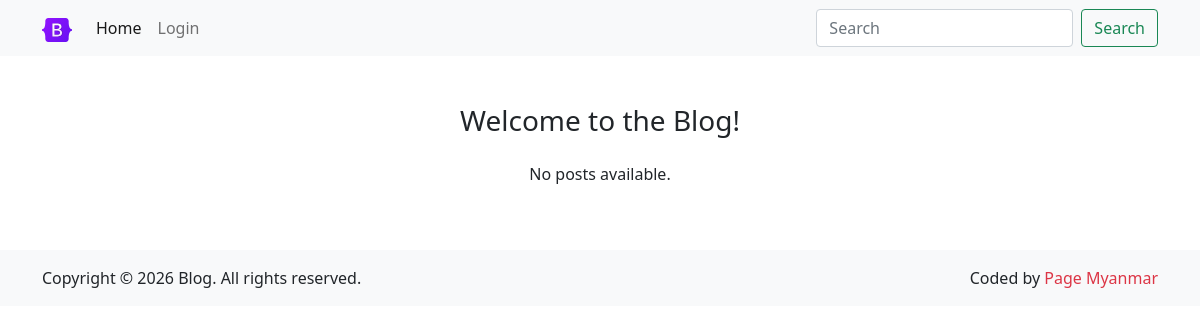
The app's page /, older data.
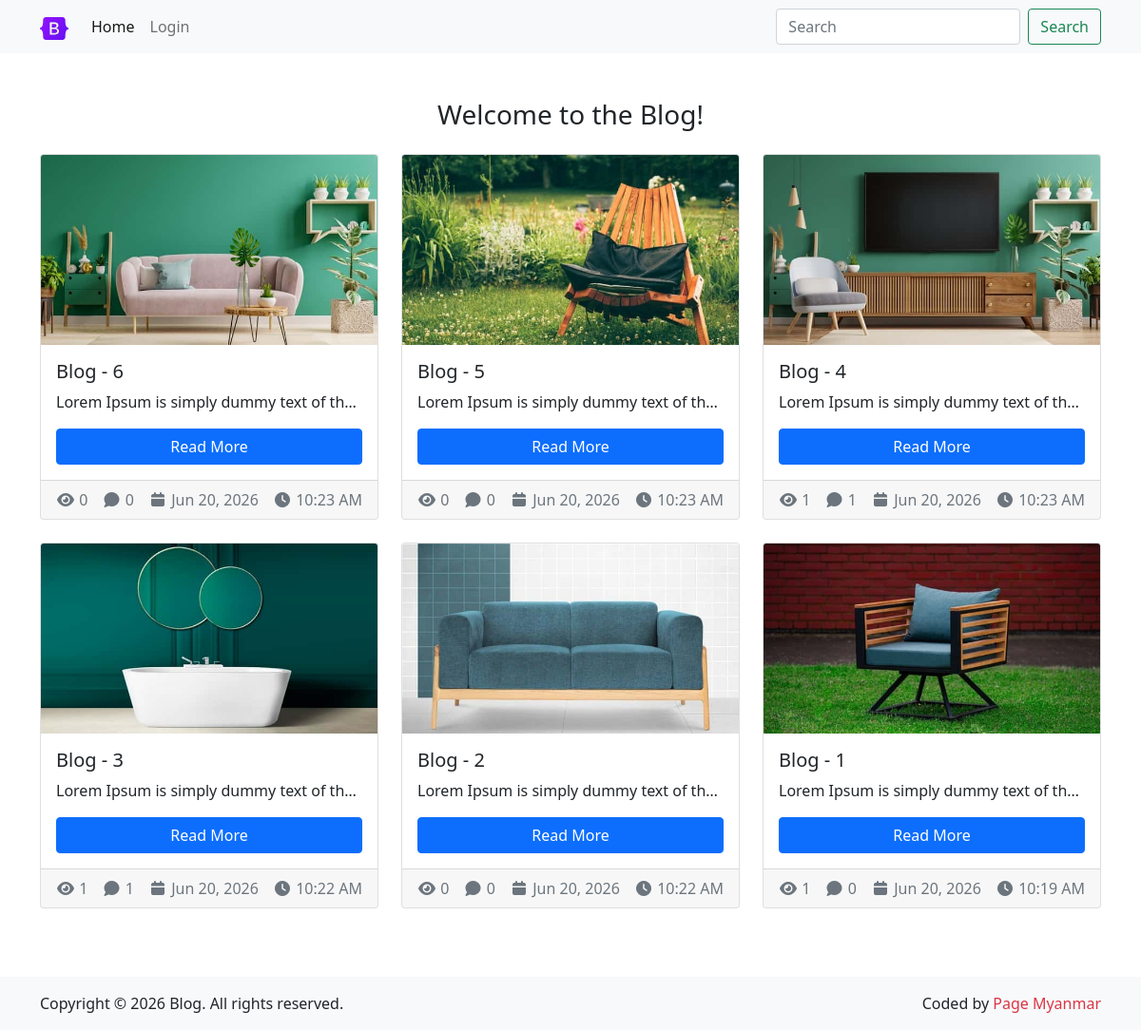
The same page, newer data.
### core/models.py (models this page shows, shortened)
class BaseModel(models.Model):
    id = models.UUIDField(primary_key=True, default=uuid.uuid4, editable=False)
    created_at = models.DateTimeField(auto_now_add=True)
    updated_at = models.DateTimeField(auto_now=True)
    class Meta:
        abstract = True

class PostModel(BaseModel):
    title = models.CharField(max_length=200)
    image = models.ImageField(upload_to="post_images")
    content = models.TextField()
    author = models.ForeignKey(User, on_delete=models.CASCADE, related_name="posts")
    category = models.ForeignKey(
        CategoryModel, on_delete=models.CASCADE, related_name="posts"
    )
    viewers = models.ManyToManyField(User, related_name="viewed_posts")
    is_active = models.BooleanField(default=True)
    class Meta:
        verbose_name_plural = "Posts"
        db_table = "posts"

### core/views.py (the view)
# urls.py: path("", views.index, name="home"),
def index(request):
    search = request.GET.get("search")
    posts = PostModel.objects.filter(is_active=True).order_by("-created_at")
    if search:
        posts = posts.filter(title__icontains=search)
    context = {"posts": posts, "search": search}
    return render(request, "index.html", context)

### templates/index.html (shortened to what this page needs)
{% extends "components/base.html" %}
{% load static %}
{% block body %}
<h1 class="h3 mb-4 text-center">Welcome to the Blog!</h1>
<div class="row">
    {% if posts %}
    {% for post in posts %}
    <div class="col-md-6 col-lg-4 mb-4">
        <div class="card h-100">
            {% if post.image %}
            <img src="{{ post.image.url }}" class="card-img-top" alt="{{ post.title }}"
                style="height: 200px; object-fit: cover;">
            {% else %}
            <img src="{% static 'images/placeholder.png' %}" class="card-img-top" alt="{{ post.title }}"
                style="height: 200px; object-fit: cover;">
            {% endif %}
            <div class="card-body d-flex flex-column">
                <h5 class="card-title">{{ post.title }}</h5>
                <p class="card-text text-truncate">{{ post.content }}</p>
                <a href="{% url 'post_details' post.id %}" class="btn btn-primary mt-auto">Read More</a>
            </div>
            <div class="card-footer d-flex justify-content-between align-items-center">
                <span data-bs-toggle="modal" data-bs-target="#viewersModal_{{ post.id }}" class="text-muted"><i
                        class="fa fa-eye"></i> {{ post.viewers.count }}</span>
                <span data-bs-toggle="modal" data-bs-target="#commentsModal_{{ post.id }}" class="text-muted"><i
                        class="fa fa-comment"></i> {{ post.comments.count }}</span>
                <span class="text-muted"><i class="fa fa-calendar"></i> {{ post.created_at|date:"M d, Y" }}</span>
                <span class="text-muted"><i class="fa fa-clock"></i> {{ post.created_at|time:"h:i A" }}</span>
            </div>
        </div>
    </div>
    {% endfor %}
    {% else %}
    <p class="text-center">No posts available.</p>
    {% endif %}
</div>
{% endblock %}

### templates/components/base.html (shortened to what this page needs)
<!DOCTYPE html>
<html lang="en">
{% load static %}
{% load pwa %}
<head>
    <link rel="stylesheet" href="{% static 'css/bootstrap.css' %}">
    <link rel="stylesheet" href="{% static 'css/fontawesome.css' %}">
</head>
<body>
    {% include "components/header.html" %}
    <main class="container my-5">
        {% block body %}{% endblock %}
    </main>
    {% include "components/footer.html" %}
</body>
</html>

### templates/components/header.html (shortened to what this page needs)
{% load static %}
<nav class="navbar navbar-expand-lg navbar-light bg-light">
    <div class="container">
        <a class="navbar-brand" href="{% url 'home' %}">
            <img src="{% static 'images/logo.svg' %}" alt="Logo" width="30" height="24">
        </a>
        <div class="collapse navbar-collapse" id="navbarSupportedContent">
            <ul class="navbar-nav me-auto mb-2 mb-lg-0">
                <li class="nav-item">
                    <a class="nav-link {% if request.path == '/' %}active{% endif %}" href="{% url 'home' %}">Home</a>
                </li>
                {% if request.user.is_authenticated %}
                <li class="nav-item">
                    <a class="nav-link {% if request.path == '/profile/' %}active{% endif %}"
                        href="{% url 'profile' %}">Profile</a>
                </li>
                {% else %}
                <li class="nav-item">
                    <a class="nav-link {% if request.path == '/login/' %}active{% endif %}"
                        href="{% url 'login' %}">Login</a>
                </li>
                {% endif %}
            </ul>
            <form class="d-flex">
                <input class="form-control me-2" name="search" type="search" placeholder="Search" aria-label="Search"
                    value="{{ search|default:'' }}">
                <button class="btn btn-outline-success" type="submit">Search</button>
            </form>
        </div>
    </div>
</nav>

### templates/components/footer.html
<footer class="bg-light py-3">
    <div class="container">
        <div class="d-flex justify-content-between align-items-center">
            <p class="mb-0">
                Copyright &copy; {% now "Y" %} Blog. All rights reserved.
            </p>
            <p class="mb-0">
                Coded by <a href="https://www.pagemyanmar.com" class="text-danger text-decoration-none"
                    target="_blank">Page Myanmar</a>
            </p>
        </div>
    </div>
</footer>

Row changes from the older to the newer data that the page shows:
added PostModel: image (picture), title "Blog - 6", content "Lorem Ipsum is simply dummy text of th…", viewers.count "0", comments.count "0", created_at "Jun 20, 2026", created_at "10:23 AM"
added PostModel: image (picture), title "Blog - 5", content "Lorem Ipsum is simply dummy text of th…", viewers.count "0", comments.count "0", created_at "Jun 20, 2026", created_at "10:23 AM"
added PostModel: image (picture), title "Blog - 4", content "Lorem Ipsum is simply dummy text of th…", viewers.count "1", comments.count "1", created_at "Jun 20, 2026", created_at "10:23 AM"
added PostModel: image (picture), title "Blog - 3", content "Lorem Ipsum is simply dummy text of th…", viewers.count "1", comments.count "1", created_at "Jun 20, 2026", created_at "10:22 AM"
added PostModel: image (picture), title "Blog - 2", content "Lorem Ipsum is simply dummy text of th…", viewers.count "0", comments.count "0", created_at "Jun 20, 2026", created_at "10:22 AM"
added PostModel: image (picture), title "Blog - 1", content "Lorem Ipsum is simply dummy text of th…", viewers.count "1", comments.count "0", created_at "Jun 20, 2026", created_at "10:19 AM"
Text that changed along with them:
text no longer shown: "No posts available."
